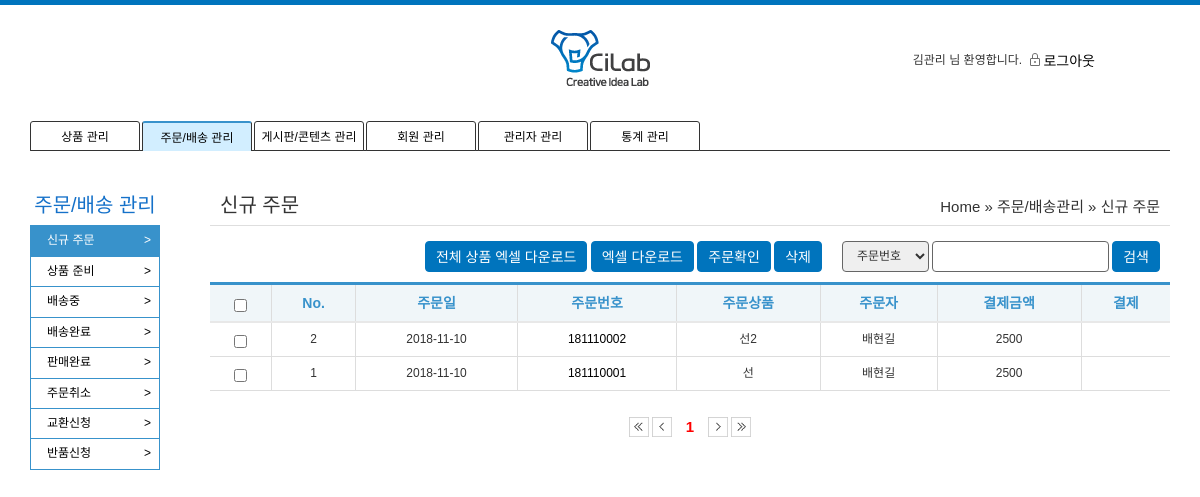
The page /admin/order/list.php?type=1 (signed in) on the database as committed earlier.
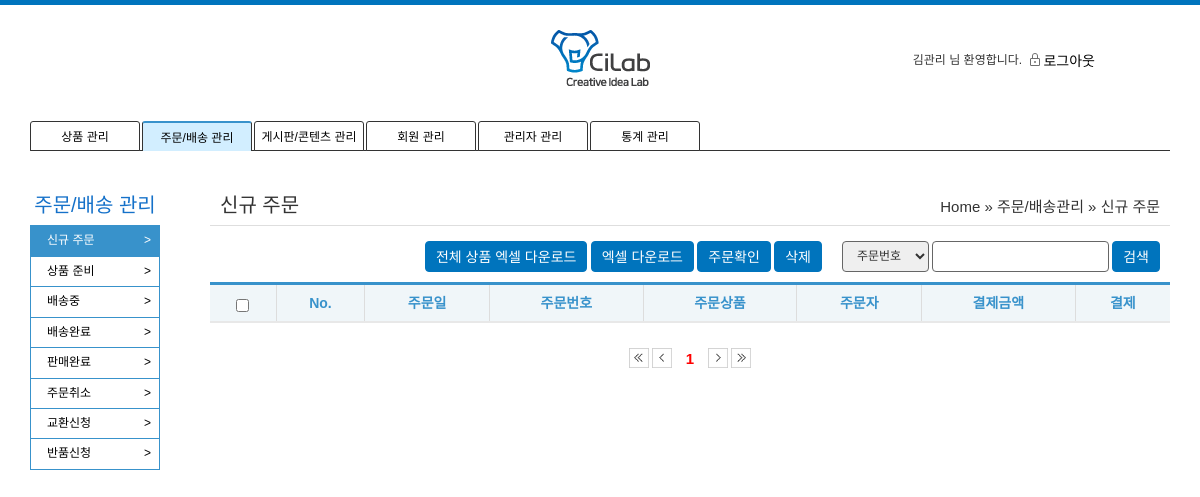
The same page on the database as committed later.
### tables this page shows
CREATE TABLE `tb_product` (
  `pk_no` int(11) NOT NULL,
  `fd_name` varchar(50) DEFAULT NULL,
  `fd_price` int(11) DEFAULT NULL,
  `fd_category` varchar(50) DEFAULT NULL,
  `fd_content` longtext,
  `fd_stock` int(11) DEFAULT NULL,
  `fd_date` varchar(50) DEFAULT NULL,
  `fd_status` varchar(50) DEFAULT NULL,
  `fd_delivery` int(11) DEFAULT NULL,
  `fd_made` varchar(50) DEFAULT NULL,
  `fd_main_img` varchar(200) DEFAULT NULL,
  `fd_new_main_img` varchar(200) DEFAULT NULL,
  `fd_sub_img` varchar(200) DEFAULT NULL,
  `fd_new_sub_img` varchar(200) DEFAULT NULL,
  `fd_option` varchar(200) DEFAULT NULL,
  `fk_admin` varchar(50) DEFAULT NULL
);

CREATE TABLE `tb_order` (
  `pk_no` int(11) NOT NULL,
  `fk_order_number` varchar(50) DEFAULT NULL,
  `fd_date` date DEFAULT NULL,
  `fd_product_no` int(11) DEFAULT NULL,
  `fd_product_name` varchar(50) DEFAULT NULL,
  `fd_product_option` varchar(50) DEFAULT NULL,
  `fd_product_count` int(11) DEFAULT NULL,
  `fd_order_id` varchar(50) DEFAULT NULL,
  `fd_order_hp` varchar(50) DEFAULT NULL,
  `fd_order_name` varchar(50) DEFAULT NULL,
  `fd_order_mail` varchar(50) DEFAULT NULL,
  `fd_del_name` varchar(50) DEFAULT NULL,
  `fd_del_zip` varchar(50) DEFAULT NULL,
  `fd_del_address1` varchar(50) DEFAULT NULL,
  `fd_del_address2` varchar(50) DEFAULT NULL,
  `fd_del_address3` varchar(50) DEFAULT NULL,
  `fd_del_address4` varchar(50) DEFAULT NULL,
  `fd_del_hp` varchar(50) DEFAULT NULL,
  `fd_del_comment` varchar(50) DEFAULT NULL,
  `fd_price` int(11) DEFAULT NULL,
  `fd_del_fee` int(11) DEFAULT '0',
  `fd_payment` varchar(50) DEFAULT NULL,
  `fd_paynum` varchar(50) DEFAULT NULL,
  `fd_invoice_number` varchar(50) DEFAULT NULL,
  `fd_status` varchar(50) DEFAULT '1',
  `fd_status_msg` varchar(200) DEFAULT NULL,
  `fd_imp_uid` varchar(50) DEFAULT NULL,
  `fd_merchant_uid` varchar(50) DEFAULT NULL
);

### admin/order/list.php (the view, shortened to what the changed rows need)
<?php
	include '../admin_header.php';
	include_once("../../common.php");
	$page = $_GET['page'] ?? 1;
	$order_number = $_GET['order_number'] ?? '';
	$product_name = $_GET['product_name'] ?? '';
	$order_name = $_GET['order_name'] ?? '';
	$type = $_GET['type'] ?? 1;
	$date = $_GET['date'] ?? '';
	$total_count = order_get_count($order_number,$order_name,$product_name,$type);
	if($type==1){
		$list_text = '결제';
	}else if($type==2){
		$type_text = '상품 준비';
		$list_text = '송장입력';
	}
	$query_string = $_SERVER['QUERY_STRING'];
	$query_arr = explode('&', $query_string);
	$query_string ="";
	foreach ($query_arr as $query) {
		$query_sp = explode('=', $query);
		if($query_sp[0]!='page'){
			$query_string .= $query."&";
		}
	}
?>
<section class="container">
	<table class="list-table">
		<thead class="admin_list">
			<tr>
				<th class="thead_th">
					<input type="checkbox" id="chk_all">
				</th>
				<th scope="col" class="thead_th">No.</th>
				<th scope="col" class="thead_th">주문일</th>
				<th scope="col" class="thead_th">주문번호</th>
				<th scope="col" class="thead_th">주문상품</th>
				<th scope="col" class="thead_th">주문자</th>
				<th scope="col" class="thead_th">결제금액</th>
				<th scope="col" class="thead_th"><?=$list_text?></th>
			</tr>
		</thead>
		<tbody>
				<?php
					if ($type == 5){
						$result = while_get_order_list_date($page,$order_number,$order_name,$product_name,$type,$date);
					}else{
						$result = while_get_order_list($page,$order_number,$order_name,$product_name,$type);
					}
					while ($r = mysqli_fetch_array($result)) {
				?>
			<tr>
				<td class="tbody_td">
					<input type="checkbox" class="list_chk">
				</td>
				<td class="tbody_td"><?= $r['row']?></td>
				<td class="tbody_td"><?= $r['fd_date']?></td>
				<td class="tbody_td"><a href="detail.php?type=<?=$type?>&no=<?=$r['pk_no']?>"><?= $r['fk_order_number']?></a></td>
				<td class="tbody_td"><?=$r['fd_name']?></td>
				<td class="tbody_td"><?=$r['fd_order_name']?></td>
				<td class="tbody_td"><?=$r['fd_price']?></td>
				<?php
				if($type ==1){
					echo '<td class="tbody_td">'.$r["fd_payment"].'</td>';
				}else if($type ==2){
					echo '<td class="tbody_td"><input type="text" class="input_invoice"></td>';
				}else if($type ==3 || $type ==4 || $type == 5){
					echo '<td class="tbody_td">'.$r['fd_invoice_number'].'</td>';
				}else if($type>=6){
					echo '<td><a class="btn type05" id="show_msg">보기</a><input type="hidden" id="status_msg" value="'.$r['fd_status_msg'].'"></td>';
					echo '<td><a class="btn type05" id="conf_cancel">승인</a></td>';
					echo '<td><a class="btn type05" id="refuse_cancel">반려</a></td>';
				}
				?>
			</tr>
				<?php
				}
				?>
		</tbody>
	</table>
	<div class="page_nav">
		<a href="?<?=$query_string?>page=1">
			<img src="/images/icon/btn_first.png" alt="pre" id="first_img" class="page_nav_btn">
		</a>
		<a href="?<?=$query_string?>page=<?php if($page>1){ echo $page-1;}else{ echo '1';} ?>">
			<img src="/images/icon/btn_prev.png" alt="pre" id="prev_img" class="page_nav_btn" >
		</a>
		<?php
			$page_info = make_page($page,$total_count,$query_string,10);
		?>
		<a href="?<?=$query_string?>page=<?php if($page<$page_info[0]){ echo $page+1;}else{ echo $page_info[1];} ?>">
			<img src="/images/icon/btn_next.png" alt="pre" id="next_img" class="page_nav_btn">
		</a>
		<a href="?<?=$query_string?>page=<?=$page_info[0]?>">
			<img src="/images/icon/btn_last.png" alt="pre" id="last_img" class="page_nav_btn">
		</a>
	</div>
</section>
</body>
</html>

### common.php (shortened to what the changed rows need)
<?php
	include_once('config/db_config.php');
	$mysqli = new mysqli($host, $user, $pw, $dbName);
    function make_page($page,$total_count,$query_string,$count){
    	if($page%$count==1)
			$start_num = $page;
		else
			$start_num = (ceil($page/$count)-1)*$count+1;
		$total_count = $total_count[0];
		if($total_count == 0 ) $total_count = 1;
		$page_size = $count+$start_num-1;
		$total_page = ceil($total_count/$count);
		if($page_size>$total_page){
			$for_end = $total_page;
		}else{
			$for_end = $page_size;
		};
		for($i=$start_num; $i<=$for_end;$i++){
			if ($page ==$i){
				echo "<a class = 'page_num on'>".$i."</a>";
			}else{
				echo "<a href='?".$query_string."page=".$i."' class = 'page_nav_btn page_num'>".$i."</a>";
			}
		}
		return [$total_page,$for_end];
    }
	function query_send($query){
		global $mysqli;
		return mysqli_query($mysqli, $query);
	}
	function while_get_order_list($start_num,$order_number,$order_name,$product_name,$status){
		$start_num = ($start_num-1)*10;
		if($product_name == null){
			$query = 'SELECT @ROWNUM := @ROWNUM + 1 AS row, p.fd_name, o.* FROM (SELECT @ROWNUM := 0) R, tb_order o join tb_product p on o.fd_product_no= p.pk_no where o.fk_order_number like "%'.$order_number.'%" and o.fd_order_name like "%'.$order_name.'%" and o.fd_status like "%'.$status.'%" order by row desc limit '.$start_num.', 10 ';
		}else{
			$query = 'SELECT @ROWNUM := @ROWNUM + 1 AS row, p.fd_name, o.* FROM (SELECT @ROWNUM := 0) R, tb_order o join tb_product p on o.fd_product_no= p.pk_no where p.fd_name like "%'.$product_name.'%" order by row desc limit '.$start_num.', 10';
		}
		$result = query_send($query);
		return $result;
	}
	function order_get_count($order_number,$order_name,$product_name,$status){
		if($product_name == null){
			$query = 'select count(*) from tb_order where fk_order_number like "%'.$order_number.'%" and fd_order_name like "%'.$order_name.'%" and fd_status like "%'.$status.'%"';
		}else{
			$query = 'select count(o.pk_no) from tb_order o join tb_product p on o.fd_product_no = p.pk_no where p.fd_name like "%'.$product_name.'%" and o.fd_status="'.$status.'"' ;
		}
		$result = query_send($query);
		$count = mysqli_fetch_array($result);
		return $count;
	}
?>

Rows that differ between the two databases and show on the page:
removed tb_product: row "2", tb_order.fd_date "2018-11-10", tb_order.fk_order_number "181110002", fd_name "선2", tb_order.fd_order_name "배현길", tb_order.fd_price "2500"
removed tb_order: row "1", fd_date "2018-11-10", fk_order_number "181110001", tb_product.fd_name "선", fd_order_name "배현길", fd_price "2500"
